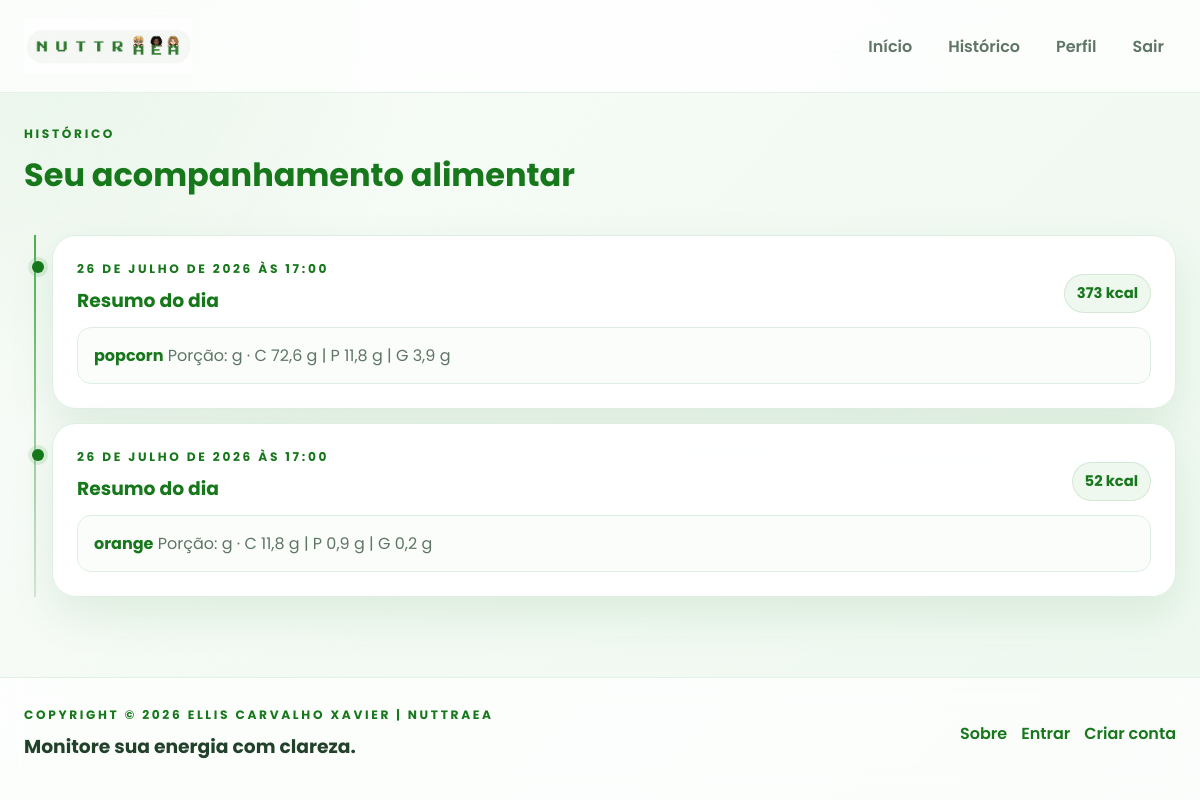
Page /historico/ (signed in) on the committed database.
### refeicoes/models.py (models this page shows)
class Refeicao(models.Model):
    user = models.ForeignKey(User, on_delete=models.CASCADE)
    nome = models.CharField(max_length=200)
    quantidade = models.FloatField()
    carboidratos = models.FloatField(default=0)
    proteinas = models.FloatField(default=0)
    gorduras = models.FloatField(default=0)
    data = models.DateTimeField(auto_now_add=True)
    def calorias(self):
        carbo = self.carboidratos or 0
        prot = self.proteinas or 0
        gord = self.gorduras or 0
        calorias = (carbo * 4) + (prot * 4) + (gord * 9)
        return round(calorias, 2)

### alimentacao/views.py (the view)
# urls.py: path("historico/", views.historico, name="historico"),
@login_required
def historico(request):
    refeicoes = Refeicao.objects.filter(user=request.user).order_by("-data")
    dias = defaultdict(list)
    for r in refeicoes:
        dias[r.data].append(r)
    historico_formatado = []
    for data, itens in dias.items():
        total = sum(r.calorias() for r in itens)
        historico_formatado.append({
            "data": data,
            "total": total,
            "itens": itens
        })
    return render(request, "historico.html", {
        "dias": historico_formatado
    })

### core/context_processors.py (called while the page is built)
def static_version(request):
    return {
        "STATIC_VERSION": getattr(settings, "STATIC_VERSION", "1")
    }

### alimentacao/templates/historico.html
{% extends 'base.html' %}
{% block content %}
<div class="page-header reveal">
  <div>
    <p class="eyebrow">Histórico</p>
    <h1>Seu acompanhamento alimentar</h1>
  </div>
</div>
<div class="timeline-shell">
  {% for dia in dias %}
    <article class="timeline-item reveal">
      <div class="timeline-marker"></div>
      <div class="card timeline-card">
        <div class="timeline-header">
          <div>
            <p class="eyebrow">{{ dia.data }}</p>
            <h3>Resumo do dia</h3>
          </div>
          <span class="summary-pill">{{ dia.total|floatformat:0 }} kcal</span>
        </div>
        <ul class="history-list">
          {% for r in dia.itens %}
            <li>
              <strong>{{ r.nome }}</strong>
              <span class="item-meta">
                Porção: {{ r.porcao }} g ·
                C {{ r.carboidratos|floatformat:1 }} g |
                P {{ r.proteinas|floatformat:1 }} g |
                G {{ r.gorduras|floatformat:1 }} g
              </span>
            </li>
          {% endfor %}
        </ul>
      </div>
    </article>
  {% empty %}
    <div class="empty-state">Nenhum registro ainda.</div>
  {% endfor %}
</div>
{% endblock %}

### alimentacao/static/css/styles.css (style rules this page uses)
:root { --verde: #4CAF50; --verde-escuro: #16771b; --verde-claro: #e8f7eb; --fundo: #f5f8f6; --card: rgba(255,255,255,0.94); --texto: #22412b; --cinza: #5f7566; --borda: #dcefe2; --sombra: 0 18px 45px rgba(22, 119, 27, 0.10); --radius: 24px; }
* { margin: 0; padding: 0; box-sizing: border-box; font-family: 'Poppins', sans-serif; }
html { scroll-behavior: smooth; }
body { background: radial-gradient(circle at top left, rgba(76, 175, 80, 0.12), transparent 30%), linear-gradient(135deg, #f8fcf8 0%, #eef8ef 100%); color: var(--texto); min-height: 100vh; }
body::before { content: ''; position: fixed; inset: 0; background: linear-gradient(120deg, rgba(255,255,255,0.24), transparent 45%); pointer-events: none; }
.page-header { display: flex; justify-content: space-between; align-items: center; gap: 16px; margin-bottom: 24px; }
.eyebrow { text-transform: uppercase; letter-spacing: 0.22em; color: var(--verde-escuro); font-size: 0.76rem; font-weight: 700; margin-bottom: 8px; }
.page-header h1, .page-header h2, .section-heading h2, .hero-copy h1, .hero-copy h2, .card h2, .card h3, .feature-card h3, .step-card h3, .testimonial-card h3, .auth-panel h2, .auth-panel h3, .meal-intro h1, .profile-summary h2 { color: var(--verde-escuro); margin-bottom: 12px; }
.reveal { opacity: 0; transform: translateY(16px); transition: opacity 0.6s ease, transform 0.6s ease; }
.reveal.visible { opacity: 1; transform: translateY(0); }
.card, .hero-panel, .feature-card, .empty-state, .auth-panel, .timeline-card, .meal-intro, .profile-summary, .testimonial-card, .cta-panel, .step-card { background: var(--card); border: 1px solid var(--borda); border-radius: var(--radius); box-shadow: var(--sombra); backdrop-filter: blur(10px); }
.card { padding: 24px; margin-bottom: 22px; transition: transform 0.2s ease, box-shadow 0.2s ease; }
.highlight-pill, .status-badge, .metric-label, .summary-pill { display: inline-flex; align-items: center; padding: 8px 12px; border-radius: 999px; background: rgba(76, 175, 80, 0.09); color: var(--verde-escuro); font-size: 0.92rem; font-weight: 700; border: 1px solid rgba(22, 119, 27, 0.12); }
.showcase-top, .timeline-header, .testimonial-head, .dashboard-hero-content { display: flex; align-items: center; justify-content: space-between; gap: 10px; }
.timeline-shell { position: relative; padding-left: 18px; }
.timeline-shell::before { content: ''; position: absolute; left: 10px; top: 0; bottom: 0; width: 2px; background: linear-gradient(180deg, var(--verde) 0%, rgba(22,119,27,0.15) 100%); }
.timeline-item { position: relative; margin-left: 10px; margin-bottom: 14px; }
.timeline-marker { position: absolute; left: -20px; top: 26px; width: 12px; height: 12px; border-radius: 50%; background: var(--verde-escuro); box-shadow: 0 0 0 4px rgba(76,175,80,0.16); }
.timeline-card { margin-bottom: 0; }
.historico, .history-list, .lista-alimentos { list-style: none; display: grid; gap: 10px; }
.history-list li, .lista-alimentos li { padding: 14px 16px; background: rgba(249,252,249,0.95); border: 1px solid var(--borda); border-radius: 14px; }
.history-list li strong, .lista-alimentos li strong { color: var(--verde-escuro); }
.detalhes-refeicao, .item-meta { color: var(--cinza); line-height: 1.7; }
.historico li, .history-list li, .lista-alimentos li { padding: 14px 16px; background: #fbfdfb; border: 1px solid var(--borda); border-radius: 14px; }

### rows in the picture
Refeicao: data "26 DE JULHO DE 2026 ÀS 17:00", nome "popcorn", carboidratos "72,6", proteinas "11,8", gorduras "3,9"
Refeicao: data "26 DE JULHO DE 2026 ÀS 17:00", nome "orange", carboidratos "11,8", proteinas "0,9", gorduras "0,2"

### other values in the picture
{{ dia.total|floatformat:0 }} "373" "52"
